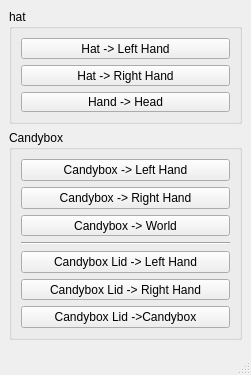
<?xml version="1.0" encoding="UTF-8"?>
<ui version="4.0">
 <class>bdSwitchParentWin</class>
 <widget class="QMainWindow" name="bdSwitchParentWin">
  <property name="geometry">
   <rect>
    <x>0</x>
    <y>0</y>
    <width>251</width>
    <height>375</height>
   </rect>
  </property>
  <property name="windowTitle">
   <string>MainWindow</string>
  </property>
  <widget class="QWidget" name="centralwidget">
   <layout class="QVBoxLayout" name="verticalLayout_3">
    <item>
     <widget class="QGroupBox" name="groupBox">
      <property name="sizePolicy">
       <sizepolicy hsizetype="Minimum" vsizetype="Fixed">
        <horstretch>0</horstretch>
        <verstretch>0</verstretch>
       </sizepolicy>
      </property>
      <property name="minimumSize">
       <size>
        <width>0</width>
        <height>115</height>
       </size>
      </property>
      <property name="maximumSize">
       <size>
        <width>16777215</width>
        <height>115</height>
       </size>
      </property>
      <property name="title">
       <string>hat </string>
      </property>
      <layout class="QVBoxLayout" name="verticalLayout">
       <item>
        <widget class="QPushButton" name="headToL">
         <property name="text">
          <string>Hat -&gt; Left Hand</string>
         </property>
        </widget>
       </item>
       <item>
        <widget class="QPushButton" name="headToR">
         <property name="text">
          <string>Hat -&gt; Right Hand</string>
         </property>
        </widget>
       </item>
       <item>
        <widget class="QPushButton" name="handToHead">
         <property name="text">
          <string>Hand -&gt; Head</string>
         </property>
        </widget>
       </item>
      </layout>
     </widget>
    </item>
    <item>
     <widget class="QGroupBox" name="groupBox_2">
      <property name="sizePolicy">
       <sizepolicy hsizetype="Minimum" vsizetype="Preferred">
        <horstretch>0</horstretch>
        <verstretch>0</verstretch>
       </sizepolicy>
      </property>
      <property name="minimumSize">
       <size>
        <width>0</width>
        <height>210</height>
       </size>
      </property>
      <property name="title">
       <string>Candybox</string>
      </property>
      <layout class="QVBoxLayout" name="verticalLayout_2">
       <item>
        <widget class="QPushButton" name="candyboxToL">
         <property name="text">
          <string>Candybox -&gt; Left Hand</string>
         </property>
        </widget>
       </item>
       <item>
        <widget class="QPushButton" name="candyboxToR">
         <property name="text">
          <string>Candybox -&gt; Right Hand</string>
         </property>
        </widget>
       </item>
       <item>
        <widget class="QPushButton" name="candyboxToWorld">
         <property name="text">
          <string>Candybox -&gt; World</string>
         </property>
        </widget>
       </item>
       <item>
        <widget class="Line" name="line">
         <property name="orientation">
          <enum>Qt::Horizontal</enum>
         </property>
        </widget>
       </item>
       <item>
        <widget class="QPushButton" name="candyboxLidToL">
         <property name="text">
          <string>Candybox Lid -&gt; Left Hand</string>
         </property>
        </widget>
       </item>
       <item>
        <widget class="QPushButton" name="candyboxLidToR">
         <property name="text">
          <string>Candybox Lid -&gt; Right Hand</string>
         </property>
        </widget>
       </item>
       <item>
        <widget class="QPushButton" name="candyboxLidToBox">
         <property name="text">
          <string>Candybox Lid -&gt;Candybox</string>
         </property>
        </widget>
       </item>
      </layout>
     </widget>
    </item>
    <item>
     <spacer name="verticalSpacer">
      <property name="orientation">
       <enum>Qt::Vertical</enum>
      </property>
      <property name="sizeHint" stdset="0">
       <size>
        <width>20</width>
        <height>40</height>
       </size>
      </property>
     </spacer>
    </item>
   </layout>
  </widget>
  <widget class="QStatusBar" name="statusbar"/>
 </widget>
 <resources/>
 <connections/>
</ui>
